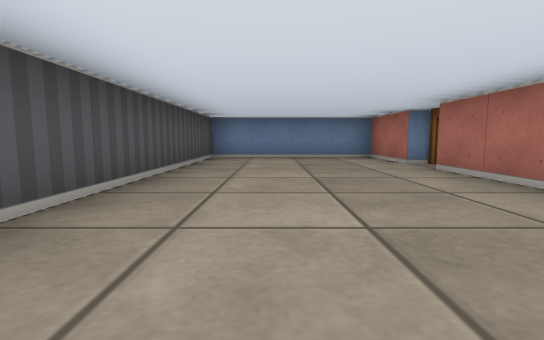
[1] (above)

16 first-person views from a walk through a cub3D ray-caster map. The camera is about half as high as the walls, tilts 6° down and sees 85° across. The floor is counted in squares. Each view is taken from the middle of a square. On the plan, view 1 faces up. The plan holds only what a view shows up to about 9 squares ahead; the rest is blank. The place goes on beyond the plan.

[2]
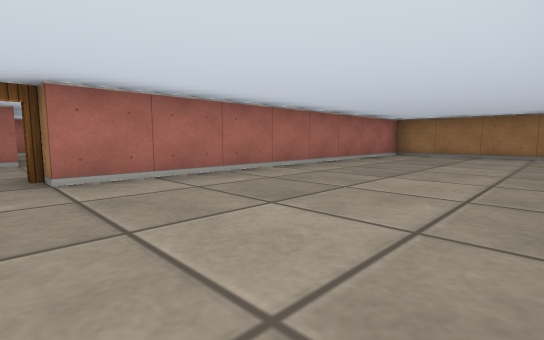

[3]
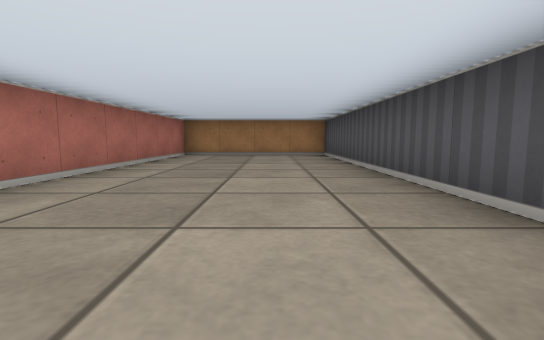

[4]
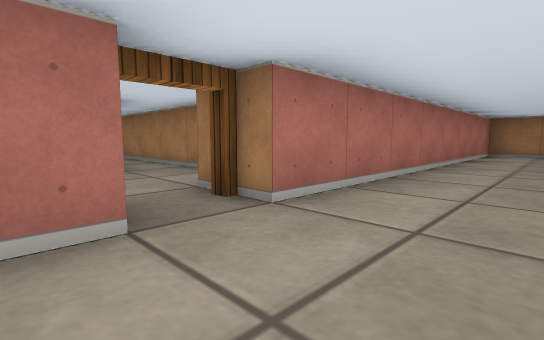

[5]
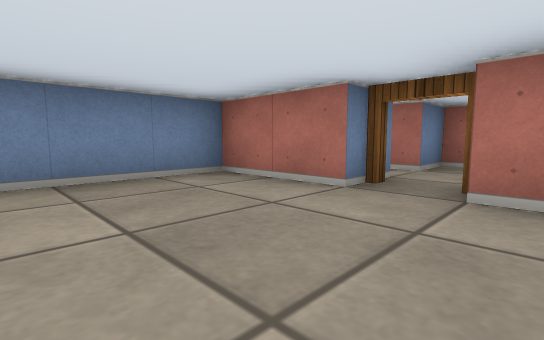

[6]
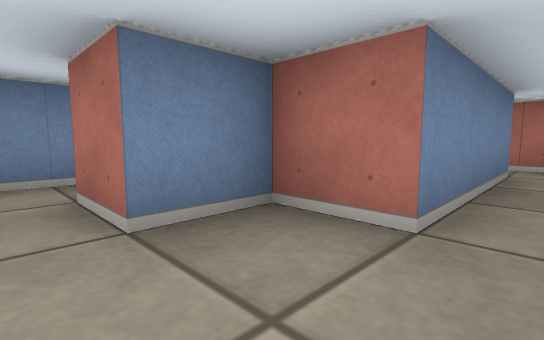

[7]
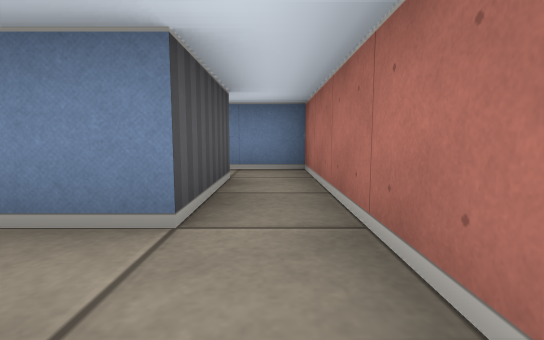

[8]
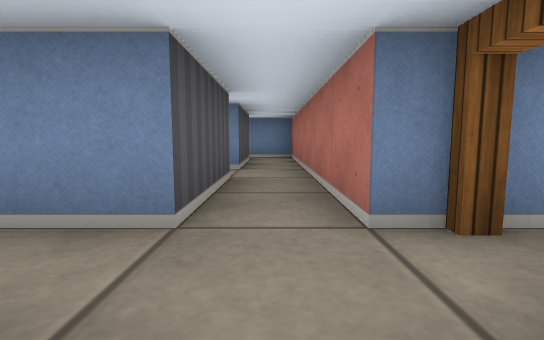

[9]
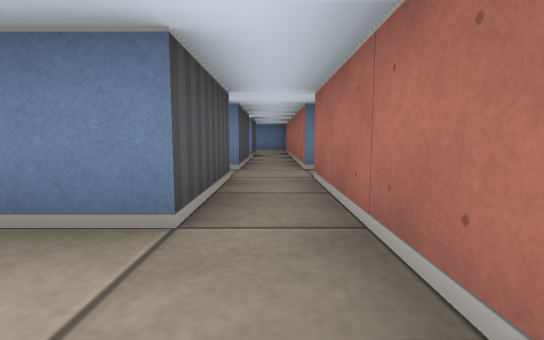

[10]
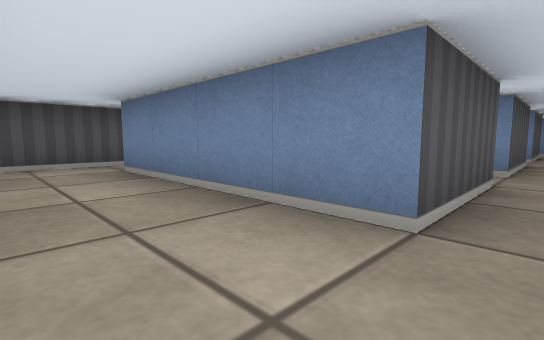

[11]
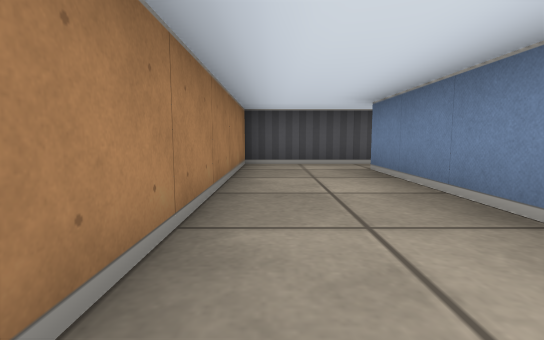

[12]
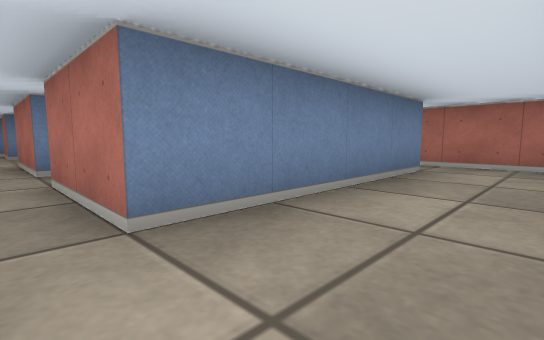

[13]
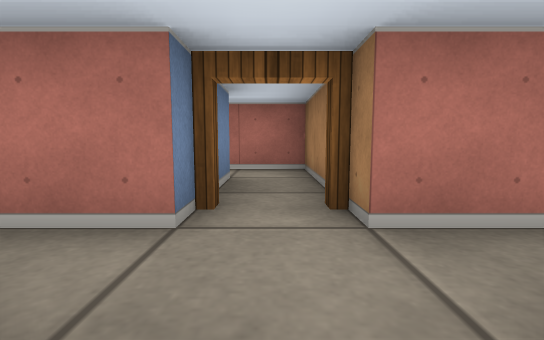

[14]
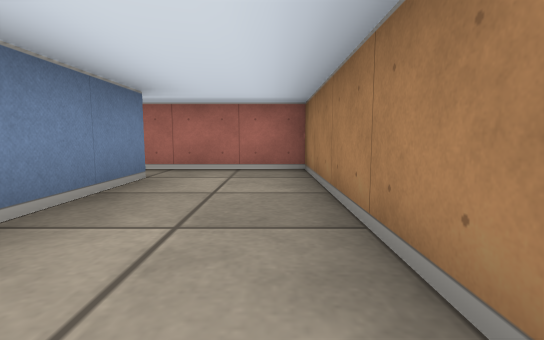

[15]
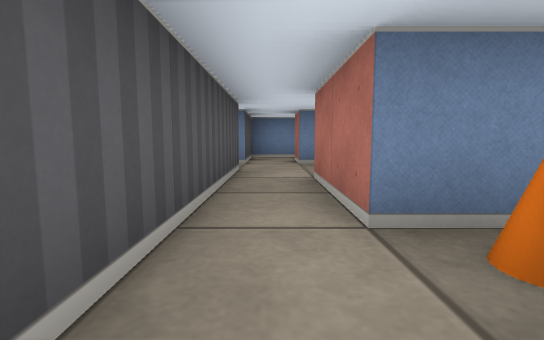

[16]
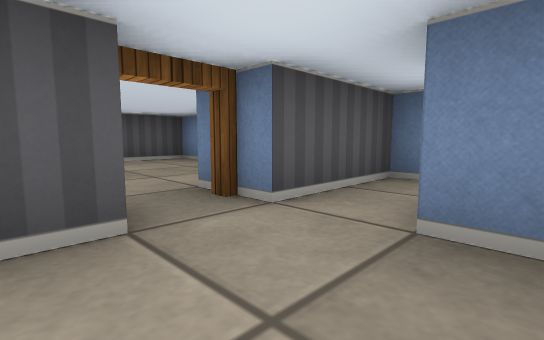

### Floor plan
Points are (right, up) in squares from view 1. A wall is a line through its corners. A room is listed if a view was taken in it or the views show most of it. See-through windows are left out.
Room 1 (views 1, 2, 3, 4, 5)
walls: (2.5, 5.5) (2.5, 7.5) (-1.5, 7.5) (-1.5, -3.5) (2.5, -3.5) (2.5, 4.5)
ways out: open door at (3, 5) to room 2
Room 2 (views 6, 16)
walls: (5.1, 3.5) (8.5, 3.5); (9.5, 3.5) (9.5, 6.5); (8.5, 6.5) (8.5, 4.5) (5.5, 4.5) (5.5, 5.5) (4.5, 5.5); (3.5, 4.5) (3.5, 3.5)
ways out: open door at (3, 5) to room 1; opening at (4, 2.5) to room 3; opening at (9, 2.5) to room 3; opening at (4, 5) to room 5; opening at (9, 5.5) to room 5
Room 3 (views 7, 8, 13, 15)
walls: (5.4, 1.5) (4.5, 1.5) (4.5, 3.5); (8.5, 0.5) (8.5, -1.5); (4.5, -1.5) (4.5, 0.5); (3.5, 3.5) (3.5, 0.5); (8.5, 3.5) (8.5, 1.5) (7.5, 1.5); (9.5, 1.5) (9.5, 3.5); (9.5, -1.5) (9.5, 0.5)
ways out: opening at (4, 2.5) to room 2; opening at (9, 2.5) to room 2; opening at (4, -0.5) to room 4; opening at (9, -0.5) to room 4; open door at (10, 1)
objects: cone (5, 1)
Room 4 (views 9, 10, 11, 12, 14)
walls: (8.5, -1.5) (4.5, -1.5); (3.5, -1.1) (3.5, -3.5) (9.5, -3.5) (9.5, -1.5)
ways out: opening at (4, -0.5) to room 3; opening at (9, -0.5) to room 3
Room 5 (no view inside)
walls: (4.8, 7.5) (3.5, 7.5) (3.5, 5.5); (4.5, 5.5) (4.5, 6.5); (9.5, 6.5) (9.5, 7.5) (8.2, 7.5)
ways out: opening at (4, 5) to room 2; opening at (9, 5.5) to room 2

Where each view was taken, in squares from view 1:
view 1: 0 up, 0 right, facing up
view 2: 5 up, 1 left, facing down-right
view 3: 5 up, 0 right, facing down
view 4: 6 up, 1 right, facing down-right
view 5: 4 up, 0 right, facing up-right
view 6: 4 up, 4 right, facing up-right
view 7: 3 up, 9 right, facing up
view 8: 0 up, 9 right, facing up
view 9: 3 down, 9 right, facing up
view 10: 3 down, 9 right, facing up-left
view 11: 3 down, 9 right, facing left
view 12: 3 down, 4 right, facing up-right
view 13: 1 up, 8 right, facing right
view 14: 3 down, 5 right, facing right
view 15: 0 up, 4 right, facing up
view 16: 4 up, 5 right, facing up-left
